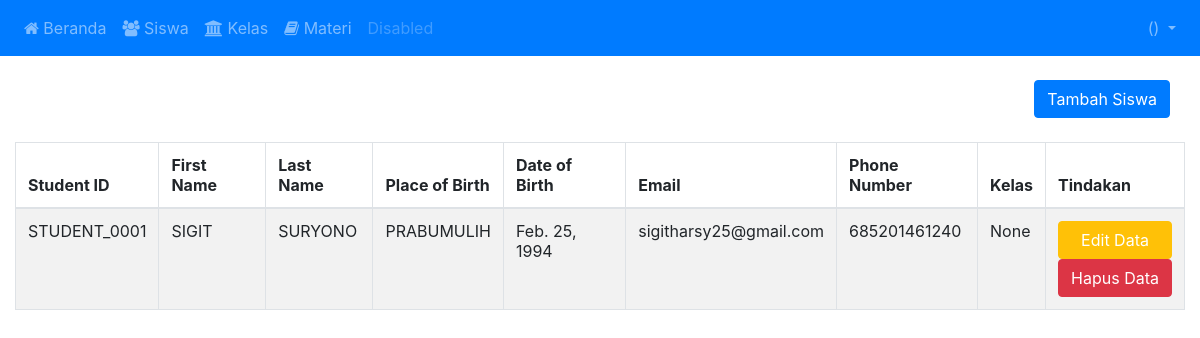
The app's page /siswa/daftar-siswa/, older data.
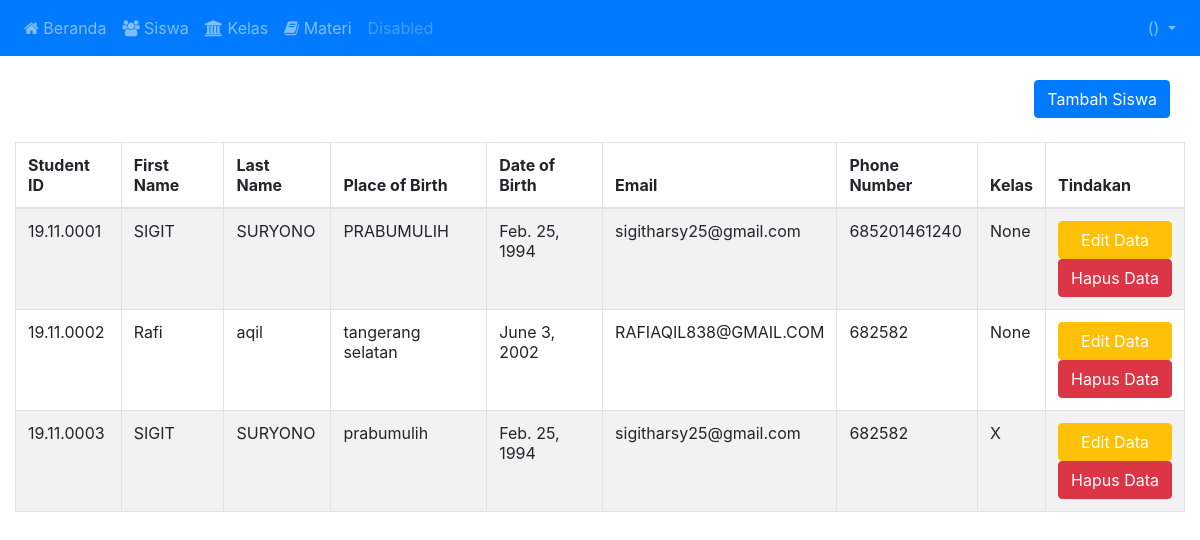
The same page, newer data.
### TestDjango/models.py (models this page shows)
class Student(models.Model):
    years = datetime.datetime.today().strftime('%y')
    kode = "11"
    urutawal = "0001"
    nim = years + "." + kode + "." + urutawal
    student_id = models.CharField(max_length=100, default=nim)
    first_name = models.CharField(max_length=20)
    last_name = models.CharField(max_length=20)
    place_of_birth = models.CharField(max_length=20)
    date_of_birth = models.DateField(default="1990-01-01")
    email = models.EmailField()
    kelas = models.CharField(max_length=51, default="")
    phone_number = models.CharField(max_length=16)

### TestDjango/siswa.py (the view)
# urls.py: path('daftar-siswa/', siswa.Siswa.daftarSiswa),
    def daftarSiswa(self):
        result = Student.objects.raw(
            "SELECT * FROM testdjango_student LEFT JOIN testdjango_kelas ON testdjango_student.kelas=testdjango_kelas.class_id ORDER BY testdjango_student.student_id ASC")
        return render(self, "daftar-siswa.html", {'res': result})

### templates/daftar-siswa.html
{% include 'header/header.html' %}
<div class="container-fluid text-right">
    <a href="/siswa/tambah-siswa/" class="btn btn-primary mb-4">Tambah Siswa</a>
</div>
<table class="table table-bordered table-striped tables">
    <thead>
    <tr>
        <th>Student ID</th>
        <th>First Name</th>
        <th>Last Name</th>
        <th>Place of Birth</th>
        <th>Date of Birth</th>
        <th>Email</th>
        <th>Phone Number</th>
        <th>Kelas</th>
        <th>Tindakan</th>
    </tr>
    </thead>
    <tbody>
    {% for r in  res %}
        <tr>
            <td>{{ r.student_id }}</td>
            <td>{{ r.first_name }}</td>
            <td>{{ r.last_name }}</td>
            <td>{{ r.place_of_birth }}</td>
            <td>{{ r.date_of_birth }}</td>
            <td>{{ r.email }}</td>
            <td>{{ r.phone_number }}</td>
            <td>{{ r.class_name }}</td>
            <td><a class="btn btn-warning d-block text-white">Edit Data</a>
                <a class="btn btn-danger d-block text-white" onclick="return confirm('Hapus Siswa ?')" href="/siswa/hapus-siswa/?student-id={{ r.student_id }}">Hapus Data</a></td>
        </tr>
    {% endfor %}
    </tbody>
</table>
{% include 'header/footer.html' %}

### templates/header/header.html (shortened to what this page needs)
{% load static %}
<html>
<head>
    <link rel="stylesheet" href="{% static 'css/bootstrap.min.css' %}">
    <link rel="stylesheet" type="text/css"
          href="https://cdn.datatables.net/v/bs4/dt-1.10.18/b-1.5.6/b-html5-1.5.6/r-2.2.2/datatables.min.css"/>
    <link href="https://stackpath.bootstrapcdn.com/font-awesome/4.7.0/css/font-awesome.min.css" rel="stylesheet"
>
</head>
<body>
<nav class="navbar navbar-expand-sm bg-primary navbar-dark fixed-top ">
    <div class="navbar-collapse collapse w-100 order-1 order-md-0 dual-collapse2">
        <ul class="navbar-nav mr-auto">
            <li id="dashboard" class="nav-item">
                <a class="nav-link" href="#dashboard"><span class="fa fa-home"></span> Beranda</a>
            </li>
            <li id="siswa" class="nav-item">
                <a class="nav-link" href="/siswa/daftar-siswa/#siswa"><span class="fa fa-users"></span> Siswa</a>
            </li>
            <li id="kelas" class="nav-item">
                <a class="nav-link" href="/kelas/daftar-kelas/#kelas"><span class="fa fa-university"></span> Kelas</a>
            </li>
            <li class="nav-item">
                <a class="nav-link" href="#"><span class="fa fa-book"></span> Materi</a>
            </li>
            <li class="nav-item">
                <a class="nav-link disabled" href="#">Disabled</a>
            </li>
        </ul>
    </div>
    <div class="navbar-collapse collapse w-100 order-3 dual-collapse2">
        <ul class="navbar-nav ml-auto">
            <li class="nav-item dropdown">
                <a class="nav-link dropdown-toggle" href="#" id="navbardrop" data-toggle="dropdown">
                    {{ request.session.name }} ({{ request.session.username }})
                </a>
            </li>
        </ul>
    </div>
</nav>
<div class="container-fluid " style="margin-top: 80px">

### templates/header/footer.html (shortened to what this page needs)
</div>
</body>
</html>

Row changes from the older to the newer data that the page shows:
changed Student "PRABUMULIH": student_id "STUDENT_0001" → "19.11.0001"
added Student: student_id "19.11.0002", first_name "Rafi", last_name "aqil", place_of_birth "tangerang selatan", date_of_birth "June 3, 2002", email "RAFIAQIL838@GMAIL.COM", phone_number "682582", class_name "None"
added Student: student_id "19.11.0003", first_name "SIGIT", last_name "SURYONO", place_of_birth "prabumulih", date_of_birth "Feb. 25, 1994", email "sigitharsy25@gmail.com", phone_number "682582", class_name "X"
